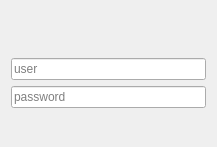
<?xml version="1.0" encoding="UTF-8"?>
<ui version="4.0">
 <class>Login</class>
 <widget class="QMainWindow" name="Login">
  <property name="geometry">
   <rect>
    <x>0</x>
    <y>0</y>
    <width>217</width>
    <height>147</height>
   </rect>
  </property>
  <property name="windowTitle">
   <string>Login</string>
  </property>
  <widget class="QWidget" name="centralWidget">
   <layout class="QVBoxLayout" name="verticalLayout_3">
    <item>
     <layout class="QVBoxLayout" name="verticalLayout_2">
      <item>
       <layout class="QVBoxLayout" name="verticalLayout">
        <item>
         <widget class="QLabel" name="label">
          <property name="styleSheet">
           <string notr="true">font: 75 italic 7pt &quot;Bitstream Charter&quot;;</string>
          </property>
          <property name="text">
           <string/>
          </property>
         </widget>
        </item>
        <item>
         <widget class="QLineEdit" name="lineEdit">
          <property name="enabled">
           <bool>true</bool>
          </property>
          <property name="accessibleName">
           <string/>
          </property>
          <property name="inputMethodHints">
           <set>Qt::ImhHiddenText</set>
          </property>
          <property name="inputMask">
           <string/>
          </property>
          <property name="text">
           <string/>
          </property>
          <property name="placeholderText">
           <string>user</string>
          </property>
         </widget>
        </item>
        <item>
         <widget class="QLineEdit" name="lineEdit_2">
          <property name="frame">
           <bool>true</bool>
          </property>
          <property name="echoMode">
           <enum>QLineEdit::Password</enum>
          </property>
          <property name="placeholderText">
           <string>password</string>
          </property>
         </widget>
        </item>
       </layout>
      </item>
      <item>
       <layout class="QHBoxLayout" name="horizontalLayout">
        <item>
         <spacer name="horizontalSpacer">
          <property name="orientation">
           <enum>Qt::Horizontal</enum>
          </property>
          <property name="sizeHint" stdset="0">
           <size>
            <width>68</width>
            <height>20</height>
           </size>
          </property>
         </spacer>
        </item>
        <item>
         <widget class="QPushButton" name="pushButton">
          <property name="cursor">
           <cursorShape>PointingHandCursor</cursorShape>
          </property>
          <property name="mouseTracking">
           <bool>true</bool>
          </property>
          <property name="focusPolicy">
           <enum>Qt::TabFocus</enum>
          </property>
          <property name="acceptDrops">
           <bool>false</bool>
          </property>
          <property name="autoFillBackground">
           <bool>false</bool>
          </property>
          <property name="text">
           <string/>
          </property>
          <property name="icon">
           <iconset resource="misrecursos.qrc">
            <normaloff>:/img/img/login.png</normaloff>:/img/img/login.png</iconset>
          </property>
          <property name="iconSize">
           <size>
            <width>32</width>
            <height>32</height>
           </size>
          </property>
          <property name="flat">
           <bool>true</bool>
          </property>
         </widget>
        </item>
       </layout>
      </item>
     </layout>
    </item>
   </layout>
  </widget>
 </widget>
 <layoutdefault spacing="6" margin="11"/>
 <tabstops>
  <tabstop>lineEdit</tabstop>
  <tabstop>lineEdit_2</tabstop>
  <tabstop>pushButton</tabstop>
 </tabstops>
 <resources>
  <include location="misrecursos.qrc"/>
 </resources>
 <connections>
  <connection>
   <sender>pushButton</sender>
   <signal>clicked()</signal>
   <receiver>Login</receiver>
   <slot>autentificar()</slot>
   <hints>
    <hint type="sourcelabel">
     <x>197</x>
     <y>135</y>
    </hint>
    <hint type="destinationlabel">
     <x>152</x>
     <y>99</y>
    </hint>
   </hints>
  </connection>
 </connections>
 <slots>
  <slot>autentificar()</slot>
  <slot>isEnable()</slot>
 </slots>
</ui>
